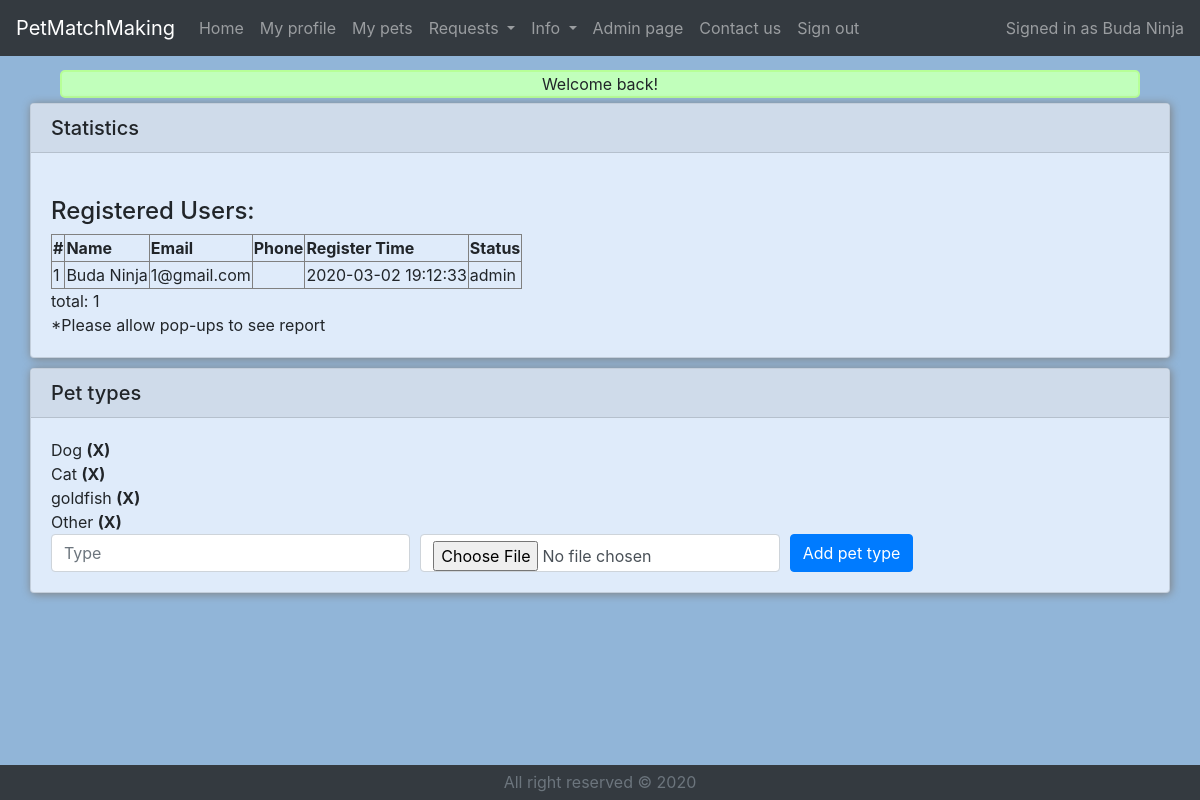
/main.php?admin (signed in), run on the app's committed database.
### tables this page shows
CREATE TABLE `users` (
  `userID` int(11) NOT NULL,
  `userEmail` varchar(64) NOT NULL,
  `userPassword` varchar(64) NOT NULL,
  `userFName` varchar(64) NOT NULL,
  `userLName` varchar(64) NOT NULL,
  `userPhone` varchar(64) NOT NULL,
  `userBirthday` date NOT NULL,
  `userAbout` text NOT NULL,
  `userRegisterTime` datetime NOT NULL,
  `userStatus` varchar(64) NOT NULL
);

### classes/dbClass.php (called while the page is built, shortened)
<?php
require_once "User.php";
class dbClass
{
    private $host;
    private $db;
    private $charset;
    private $user;
    private $pass;
    private $opt = array(
        PDO::ATTR_ERRMODE => PDO::ERRMODE_EXCEPTION,
        PDO::ATTR_DEFAULT_FETCH_MODE => PDO::FETCH_ASSOC
    );
    private $connection;
    public function __construct(string $host = "localhost", string $db = "petmatchdb", string $charset = "utf8", string $user = "root", string $pass = "")
    {
        $this->host = $host;
        $this->db = $db;
        $this->charset = $charset;
        $this->user = $user;
        $this->pass = $pass;
    }
    public function connect()
    {
        $dsn = "mysql:host=$this->host;dbname=$this->db;charset=$this->charset";
        $this->connection = new PDO($dsn, $this->user, $this->pass, $this->opt);
    }
    public function disconnect(){
        $this->connection = null;
    }
    public function getObjectsGeneral($table_name, $condition, $objectToFetch){
        $objArray = Array();
        $sql="SELECT * FROM `".$table_name."`".$condition;
        $result = $this->connection->query($sql);
        while ($row = $result->fetchObject($objectToFetch)){
            $objArray[] = $row;
        }
        return $objArray;
    }
    function xmlToString($htmlStr)
    {
        $xmlStr=str_replace('&lt;','<',$htmlStr);
        $xmlStr=str_replace('&gt;','>',$xmlStr);
        $xmlStr=str_replace('&quot;','"',$xmlStr);
        $xmlStr=str_replace("&#39;","'",$xmlStr);
        $xmlStr=str_replace('&amp;',"&",$xmlStr);
        return $xmlStr;
    }
}

### classes/User.php (called while the page is built, shortened)
<?php
require_once "dbClass.php";
class User
{
    private $userEmail;
    private $userFName;
    private $userLName;
    private $userRegisterTime;
    private $userStatus;
    public function getUserRegisterTime()
    {
        return $this->userRegisterTime;
    }
    public function getUserFName()
    {
        $db = new dbClass();
        return $db->xmlToString($this->userFName);
    }
    public function getUserLName()
    {
        $db = new dbClass();
        return $db->xmlToString($this->userLName);
    }
    public function getUserEmail()
    {
        return $this->userEmail;
    }
    public function getUserStatus()
    {
        return $this->userStatus;
    }
}

### admin.php (the view, shortened to what this page needs)
<?php
require_once "classes/dbClass.php";
require_once "classes/User.php";
require_once "classes/dbClassPetsFunctions.php";
$db = new dbClass();
echo "<div class='d-flex justify-content-center'>";
echo "<div class='card'>";
echo "<h5 class='card-header'>Statistics</h5>";
echo "<div class='card-body'>";
$users_arr = $db->getObjectsGeneral("users", " WHERE 1 ORDER BY userStatus", "User");
echo "<br><h4>Registered Users:</h4>";
if ($users_arr == null){
    $str="No registered users in DB";
}
else
{
    $count=0;
    $str = "<table border='1'>";
    $str.="<tr>";
    $str.="<td><b>#</b></td>";
    $str.="<td><b>Name</b></td>";
    $str.="<td><b>Email</b></td>";
    $str.="<td><b>Phone</b></td>";
    $str.="<td><b>Register Time</b></td>";
    $str.="<td><b>Status</b></td>";
    $str.="</tr>";
    foreach ($users_arr as $k)
    {
        $count++;
        $str.="<tr>";
        $str.="<td>".$count."</td>";
        $str.="<td>".$k->getUserFName()." ".$k->getUserLName()."</td>";
        $str.="<td>".$k->getUserEmail()."</td>";
        $str.="<td>".$k->getUserPhone()."</td>";
        $str.="<td>".$k->getUserRegisterTime()."</td>";
        $str.="<td>".$k->getUserStatus()."</td>";
        $str.="</tr>";
    }
    $str.= "</table>";
    $str.= "total: ".$count;
}
echo $str;
echo "<br>";
echo "*Please allow pop-ups to see report";
echo "</div></div></div>";
$str="";
$str.=  "<div class='d-flex justify-content-center'>";
$str.=  "<div class='card'>";
$str.=  "<h5 class='card-header'>Pet types</h5>";
$str.=  "<div class='card-body'>";
$petTypes = file_get_contents("classes/petTypes.txt");
$words_arr = explode("\n",$petTypes);
$str.="<form action='admin.php' method=post>";
foreach ($words_arr as $k=>$v)
{
    if ($v != "")
        $str.= $v."  <button type='submit' class='buttonLooksLikeLink' name='RemovePetType".$v."'>(X)</button><br>";
}
$str.="</form>";
$str.="<form action='admin.php' method='post' enctype='multipart/form-data'>";
$str.="<div class='form-row'>";
$str.="<div class='col'>";
$str.="<input type='text' class='form-control form-control' placeholder='Type' name='ptype' pattern='[A-Za-z]{2,15}' title='Only letters, at least two' required='required'>";
$str.="</div>";
$str.="<div class='col'>";
$str.="<input type='file' class='form-control' name='load_user_file' required='required'>";
$str.="</div>";
$str.="<div class='col'>";
$str.="<button type='submit' class='btn btn-primary' name='petTypeAdd'>Add pet type</button>";
$str.="</div>";
$str.="</div>";
$str.="</form>";
$str.=  "</div></div></div>";
echo $str;

### headerUser.php (shortened to what this page needs)
<header>
    <div class="fixed-top">
        <nav class="navbar navbar-expand-lg navbar-dark bg-dark">
            <div class="navbar-brand" href="#">PetMatchMaking</div>
            <div class="collapse navbar-collapse" id="navbarNavDropdown">
                <ul class="navbar-nav mr-auto">
                    <li class="nav-item">
                        <a class="nav-link" href="main.php">Home</a>
                    </li>
                    <li class="nav-item">
                        <a class="nav-link" href="?myProfile">My profile</a>
                    </li>
                    <li class="nav-item">
                        <a class="nav-link" href="?myPets">My pets</a>
                    </li>
                    <li class="nav-item dropdown">
                        <a class="nav-link dropdown-toggle" href="#" id="navbarDropdownMenuLink" data-toggle="dropdown" aria-haspopup="true" aria-expanded="false">
                            Requests
                        </a>
                    </li>
                    <li class="nav-item dropdown">
                        <a class="nav-link dropdown-toggle" href="#" id="navbarDropdownMenuLink" data-toggle="dropdown" aria-haspopup="true" aria-expanded="false">
                            Info
                        </a>
                    </li>
                    <?php
                    require_once "classes/dbClass.php";
                    require_once "classes/User.php";
                    $db = new dbClass();
                    $signedInUser = $db->getObjectsGeneral("users", "WHERE `userID`='".$_SESSION['user']."'", "User")[0];
                    if ($signedInUser->getUserStatus()=="admin")
                        echo "<li class='nav-item'><a class='nav-link' href='?admin'>Admin page</a></li>";
                    ?>
                    <li class="nav-item">
                        <a class="nav-link" href="?contactUs">Contact us</a>
                    </li>
                    <li class="nav-item">
                        <a class="nav-link" href="?signOut">Sign out</a>
                    </li>
                </ul>
                <span class="navbar-text">
                  <?php
                  if (isset($_SESSION['user']))
                      echo "Signed in as ".$signedInUser->getUserFName()." ".$signedInUser->getUserLName();
                  else
                      echo "Not signed in";
                  ?>
                </span>
            </div>
        </nav>
    </div>
</header>

### styles/myCss.css (style rules this page uses)
html { position: relative; min-height: 100%; }
body { background-color: #91B5D8; margin-bottom: 35px; padding-top: 70px; }
.card { width: 95%; background-color: #dfebfa; margin: 5px; box-shadow: 1px 1px 10px grey; }
.card-header { background-color: #cfdbea; }
.buttonLooksLikeLink { background:none!important; color:inherit; border:none; padding:0!important; font: inherit; font-weight: bold; cursor: pointer; }

### data on the page
users: userFName "Buda", userLName "Ninja", userEmail "1@gmail.com", userRegisterTime "2020-03-02 19:12:33", userStatus "admin"

### other printed values
$_SESSION['userMessage'] "Welcome back!"
$str "total: 1"
$v "Dog"
$v "Cat"
$v "goldfish"
$v "Other"
